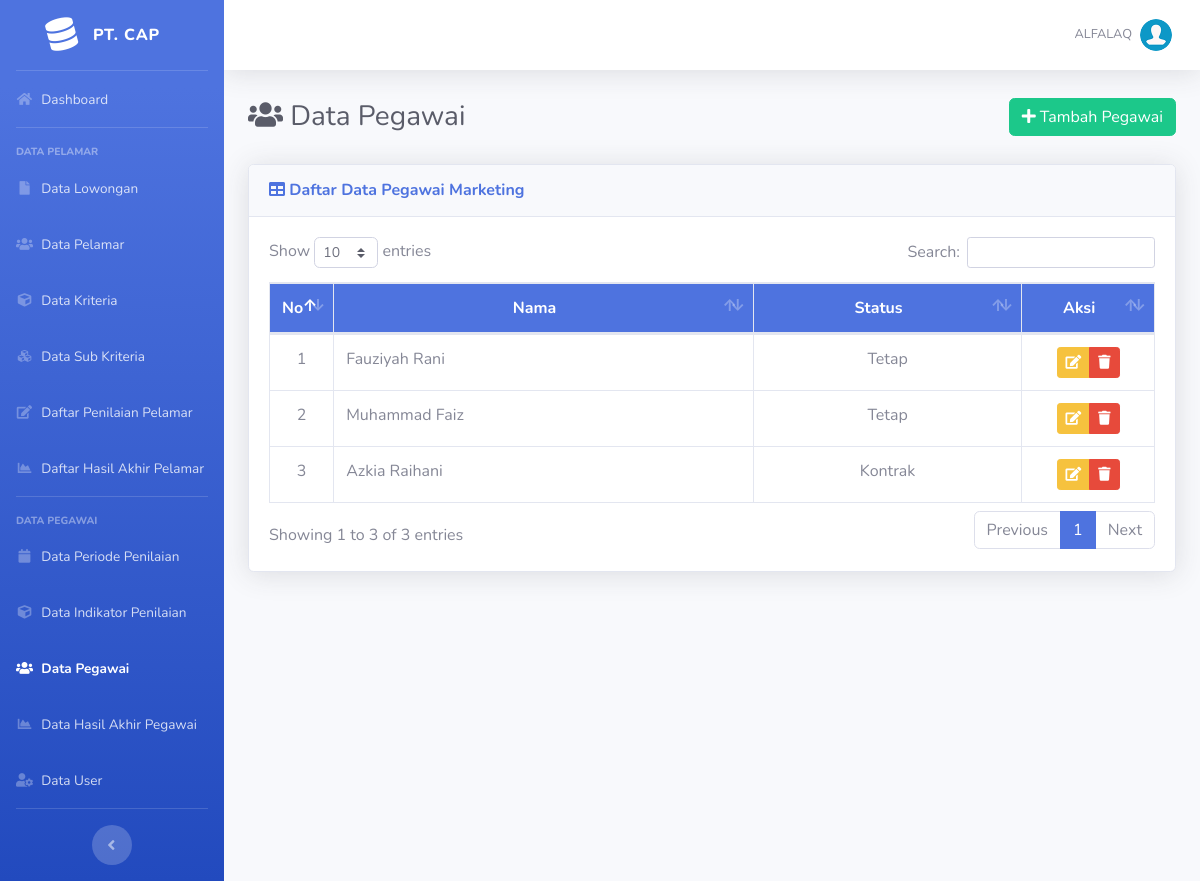
The page /admin/list-pegawai.php?id_divisi=1 (signed in) on the database its author committed.
### tables this page shows
CREATE TABLE `divisi` (
  `id_divisi` int(11) NOT NULL,
  `nama_divisi` varchar(50) NOT NULL
);

CREATE TABLE `pegawai` (
  `id_pegawai` int(11) NOT NULL,
  `nip` char(8) NOT NULL,
  `nama_pegawai` varchar(100) NOT NULL,
  `no_telp` varchar(13) NOT NULL,
  `email` varchar(100) NOT NULL,
  `tgl_bergabung` date NOT NULL,
  `id_status` int(11) NOT NULL,
  `id_divisi` int(11) NOT NULL
);

CREATE TABLE `status` (
  `id_status` int(11) NOT NULL,
  `status` enum('Kontrak','Tetap') NOT NULL
);

### admin/list-pegawai.php (the view, shortened to what this page needs)
<?php require_once('../includes/init.php'); ?>
<?php
require_once('../template/header.php');
$divisi = $_GET['id_divisi'];
$listDivisi = mysqli_query($koneksi, "SELECT * FROM divisi where id_divisi = $divisi");
$dataDivisi = mysqli_fetch_assoc($listDivisi);
?>
<div class="d-sm-flex align-items-center justify-content-between mb-4">
	<h1 class="h3 mb-0 text-gray-800"><i class="fas fa-fw fa-users"></i> Data Pegawai</h1>
	<form action="tambah-pegawai.php" method="GET">
		<div class="form-row align-items-center">
			<div class="col-auto my-1">
				<button type="submit" class="btn btn-success"><i class="fa fa-plus"></i> Tambah Pegawai</button>
			</div>
		</div>
</div>
<div class="card shadow mb-4">
	<div class="card-header py-3">
		<h6 class="m-0 font-weight-bold text-primary"><i class="fa fa-table"></i> Daftar Data Pegawai <?= $dataDivisi['nama_divisi']; ?></h6>
	</div>
	<div class="card-body">
		<div class="table-responsive">
			<table class="table table-bordered" id="dataTable" width="100%" cellspacing="0">
				<thead class="bg-primary text-white">
					<tr align="center">
						<th width="5%">No</th>
						<th>Nama</th>
						<th>Status</th>
						<th width="15%">Aksi</th>
					</tr>
				</thead>
				<tbody>
					<?php
					$no = 0;
					$query = mysqli_query($koneksi, "SELECT * FROM pegawai INNER JOIN divisi ON pegawai.id_divisi = divisi.id_divisi INNER JOIN status ON pegawai.id_status = status.id_status WHERE pegawai.id_divisi = '$divisi'");
					while ($data = mysqli_fetch_assoc($query)) :
						$no++;
					?>
						<tr align="center">
							<td><?php echo $no; ?></td>
							<td align="left"><?php echo $data['nama_pegawai']; ?></td>
							<td><?= $data['status']; ?></td>
							<td>
								<div class="btn-group" role="group">
									<a data-toggle="tooltip" data-placement="bottom" title="Edit Data" href="edit-pegawai.php?id=<?php echo $data['id_pegawai']; ?>&id_divisi=<?= $data['id_divisi'] ?>" class="btn btn-warning btn-sm"><i class="fa fa-edit"></i></a>
									<a data-toggle="tooltip" data-placement="bottom" title="Hapus Data" href="hapus-pegawai.php?id=<?php echo $data['id_pegawai']; ?>" onclick="return confirm ('Apakah anda yakin untuk meghapus data ini')" class="btn btn-danger btn-sm"><i class="fa fa-trash"></i></a>
								</div>
							</td>
						</tr>
					<?php endwhile; ?>
				</tbody>
			</table>
		</div>
	</div>
</div>
<?php
require_once('../template/footer.php');
?>

### rows shown on the page
divisi: nama_divisi "Marketing"
pegawai: nama_pegawai "Fauziyah Rani", id_status.status "Tetap"
pegawai: nama_pegawai "Muhammad Faiz", id_status.status "Tetap"
pegawai: nama_pegawai "Azkia Raihani", id_status.status "Kontrak"

### other values the page prints
$_SESSION['username'] "ALFALAQ"
